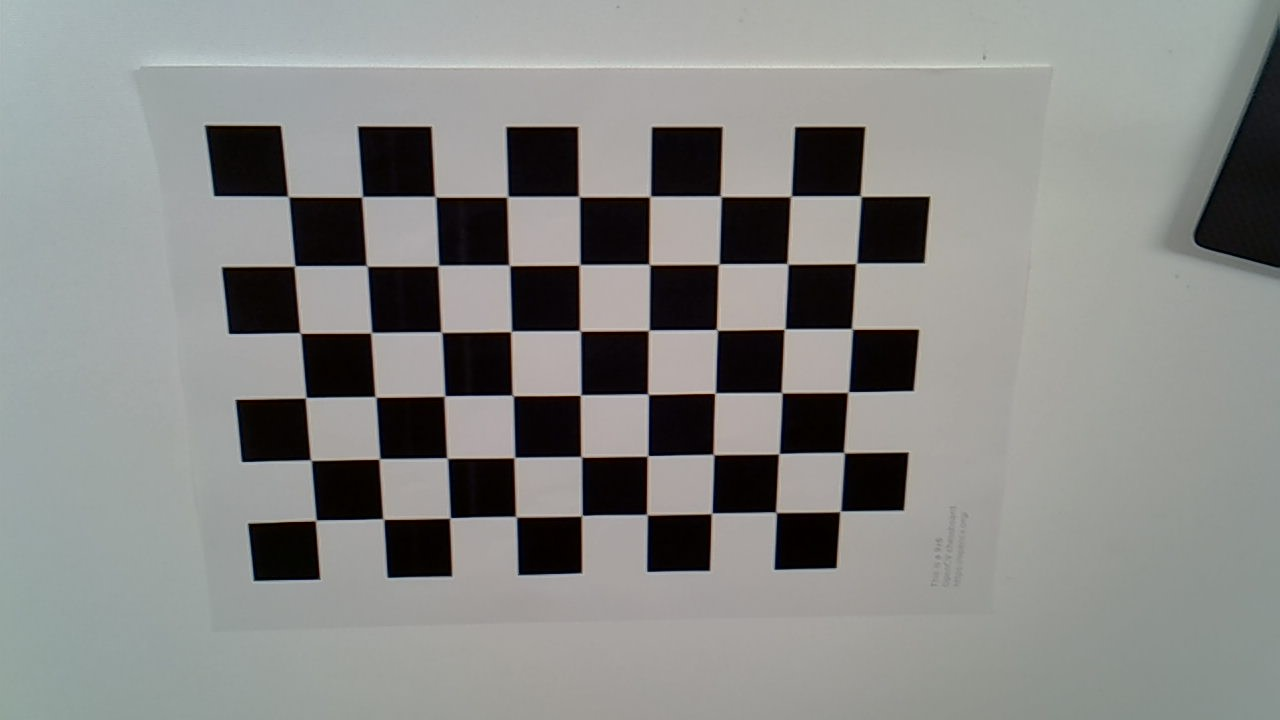
#> input picture chessboard_1.jpg, 1280 x 720 px; its folder holds 5 pictures in this run
$ python calibrate.py
#> lines starting #> are read from the running program, lines starting #| are printed output that depends on the picture; after the words box and inside, x2 and y2 are one past the last pixel; in counts of white or black regions, pixels touching at a corner belong together
import numpy as np
import cv2 as cv
import glob

# All code from: https://docs.opencv.org/4.x/dc/dbb/tutorial_py_calibration.html

# Chessboard Configuration
nRows = 9
nCols = 6

# termination criteria
criteria = (cv.TERM_CRITERIA_EPS + cv.TERM_CRITERIA_MAX_ITER, 30, 0.001)

# prepare object points, like (0,0,0), (1,0,0), (2,0,0) ....,(6,5,0)
objp = np.zeros((nCols*nRows,3), np.float32)
objp[:,:2] = np.mgrid[0:nRows,0:nCols].T.reshape(-1,2)

# Arrays to store object points and image points from all the images.
objpoints = [] # 3d point in real world space
imgpoints = [] # 2d points in image plane.

images = glob.glob('*.jpg')


for fname in images:
    img = cv.imread(fname)
#> img is the input picture: shape (720, 1280, 3); mean B, G, R 134.6, 136.9, 136
    gray = cv.cvtColor(img, cv.COLOR_BGR2GRAY)

    # Find the chess board corners
    ret, corners = cv.findChessboardCorners(gray, (nRows,nCols), None)
#> ret = True; corners = 54 rows, first 8: [289.3, 195.2], [363.5, 197.4], [434.9, 197], [508.5, 197.5], [579.9, 195.3], [650.5, 197.4], [721.6, 195.6], [789.9, 195.5]

    # If found, add object points, image points (after refining them)
    if ret == True:
        objpoints.append(objp)

        corners2 = cv.cornerSubPix(gray,corners, (11,11), (-1,-1), criteria)
#> corners2 = 54 rows, first 8: [288.2, 196.5], [362.1, 196.8], [435.3, 196.7], [507.4, 196.7], [579, 196.5], [650, 196.5], [720.6, 196.3], [790.9, 196.3]
        imgpoints.append(corners2)

        # Draw and display the corners
        cv.drawChessboardCorners(img, (nRows,nCols), corners2, ret)
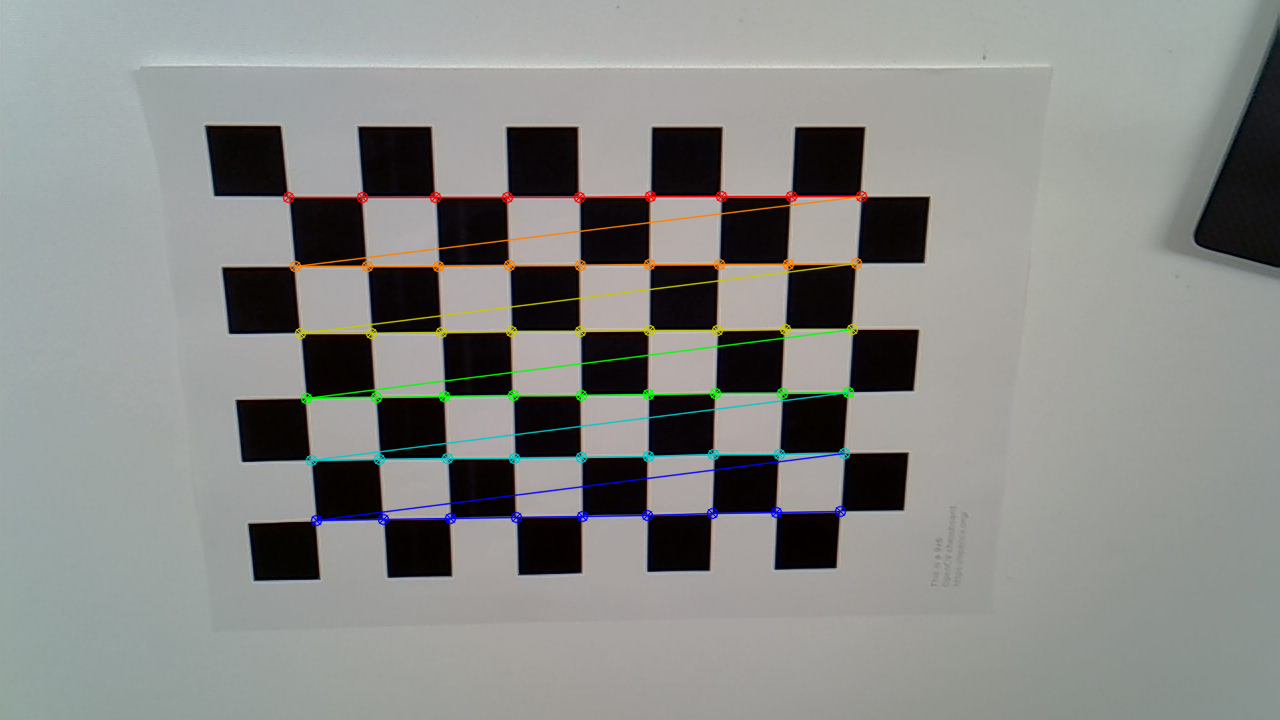
#> img: shape (720, 1280, 3); 2.43% of pixels changed, all inside (x1, y1, x2, y2) = (282, 190, 868, 527)
        cv.imshow('img', img)
        cv.waitKey(500)
#> pass 2 of the loop `for fname in images:`:
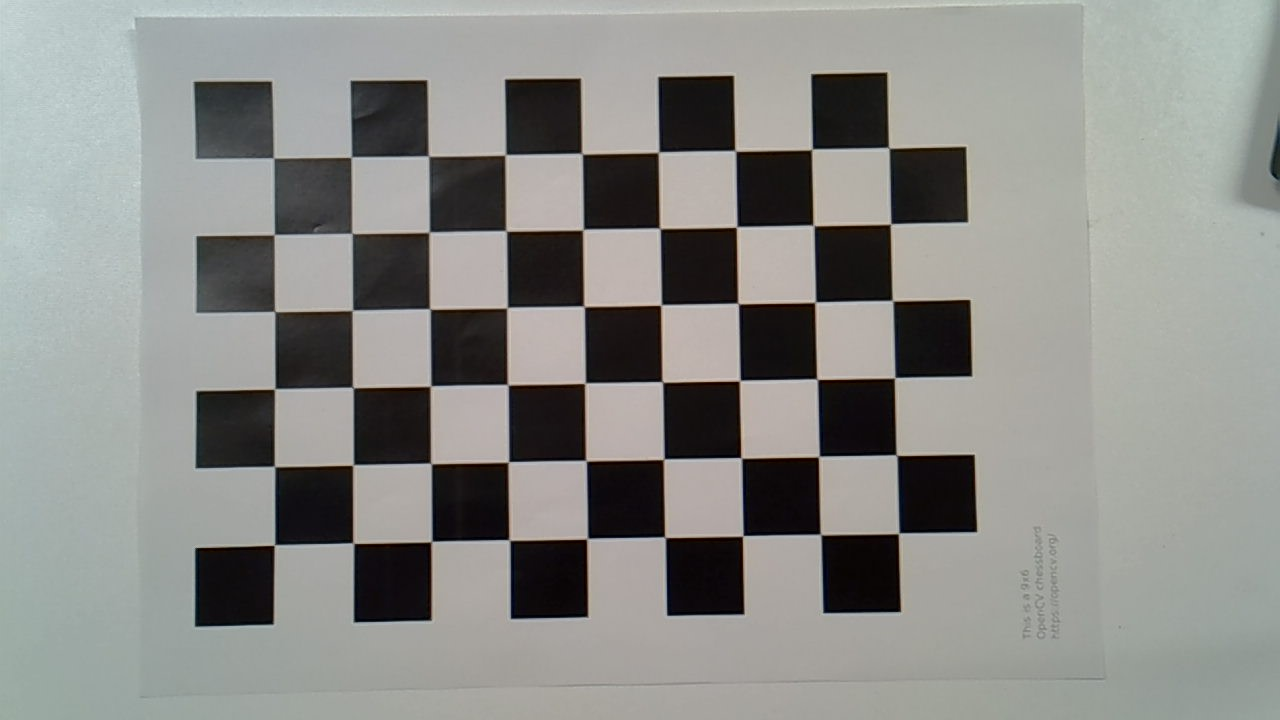
#> input picture chessboard_2.jpg, 1280 x 720 px
#> img is the input picture: shape (720, 1280, 3); mean B, G, R 136.6, 140.1, 139.2
#> corners = 54 rows, first 8: [274.7, 157.2], [350.6, 156.2], [429.8, 155.1], [505.4, 154.8], [582.9, 153], [659.4, 153.4], [734.9, 151], [810.7, 148.7]
#> corners2 = 54 rows, first 8: [273.5, 157.9], [351.3, 157.1], [428.4, 156.1], [505.3, 154.8], [581.9, 153.7], [658.6, 152.2], [735.3, 150.8], [811.9, 149.3]
#> `cv.drawChessboardCorners(img, (nRows,nCols), corners2, ret)`:
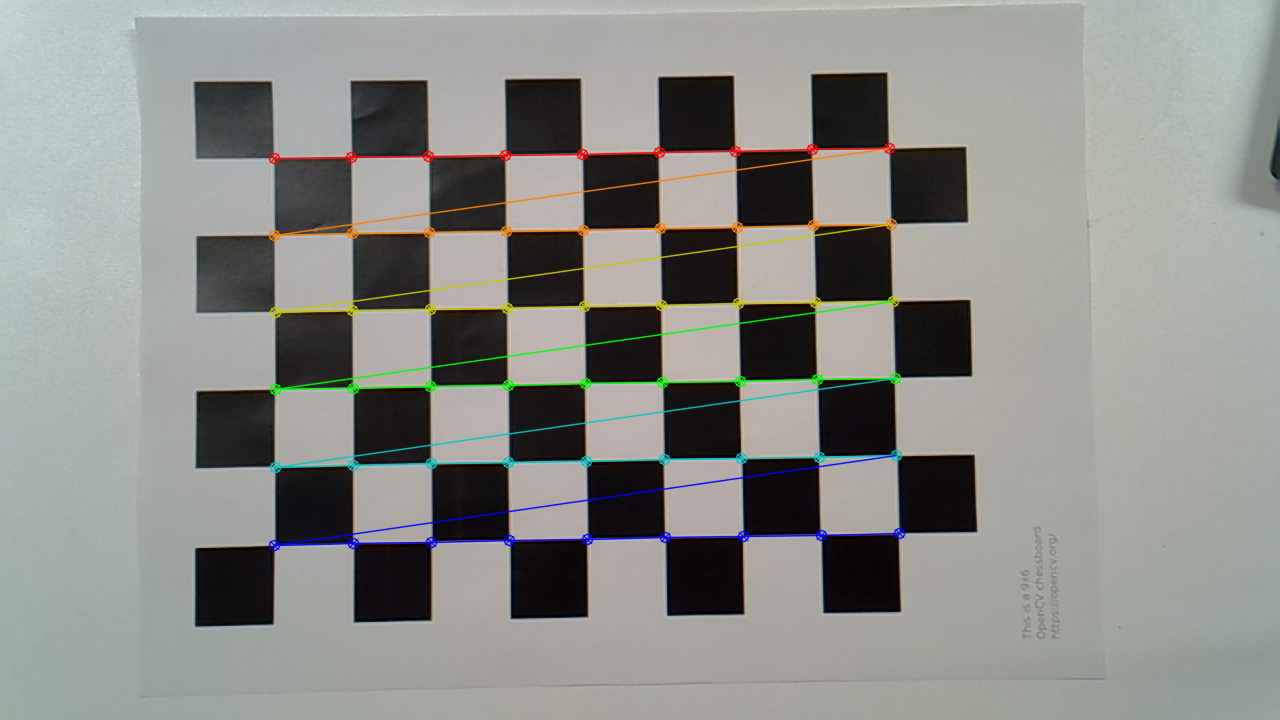
#> img: shape (720, 1280, 3); 2.69% of pixels changed, all inside (x1, y1, x2, y2) = (268, 142, 906, 552)
#> pass 3 of the loop `for fname in images:`:
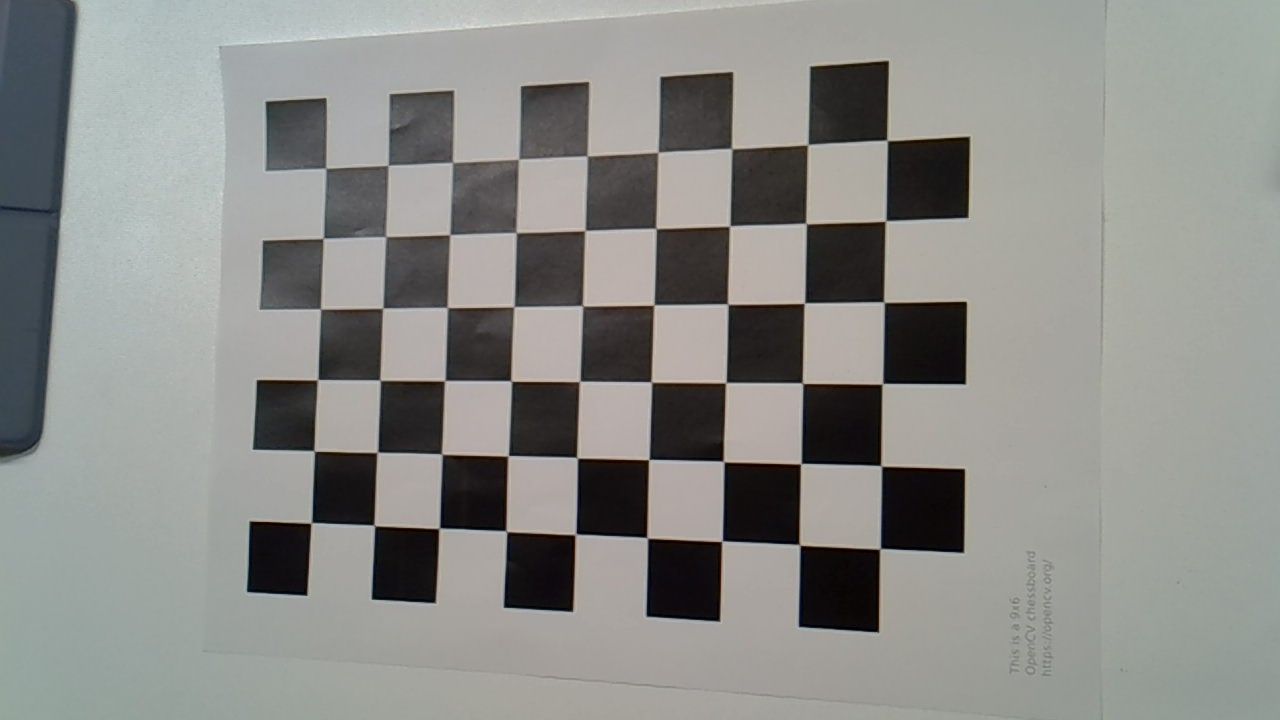
#> input picture chessboard_3.jpg, 1280 x 720 px
#> img is the input picture: shape (720, 1280, 3); mean B, G, R 136.9, 140.3, 139.5
#> corners = 54 rows, first 8: [324.9, 169.7], [387.4, 164.5], [453.6, 161.5], [518.3, 158.7], [586.3, 156.7], [658.5, 153.1], [732.6, 147.7], [805.6, 144.3]
#> corners2 = 54 rows, first 8: [325.7, 168.3], [388, 165.3], [452.4, 162.4], [518.6, 159.1], [587.3, 155.9], [657.9, 152.3], [731.6, 148.5], [807.7, 144.6]
#> `cv.drawChessboardCorners(img, (nRows,nCols), corners2, ret)`:
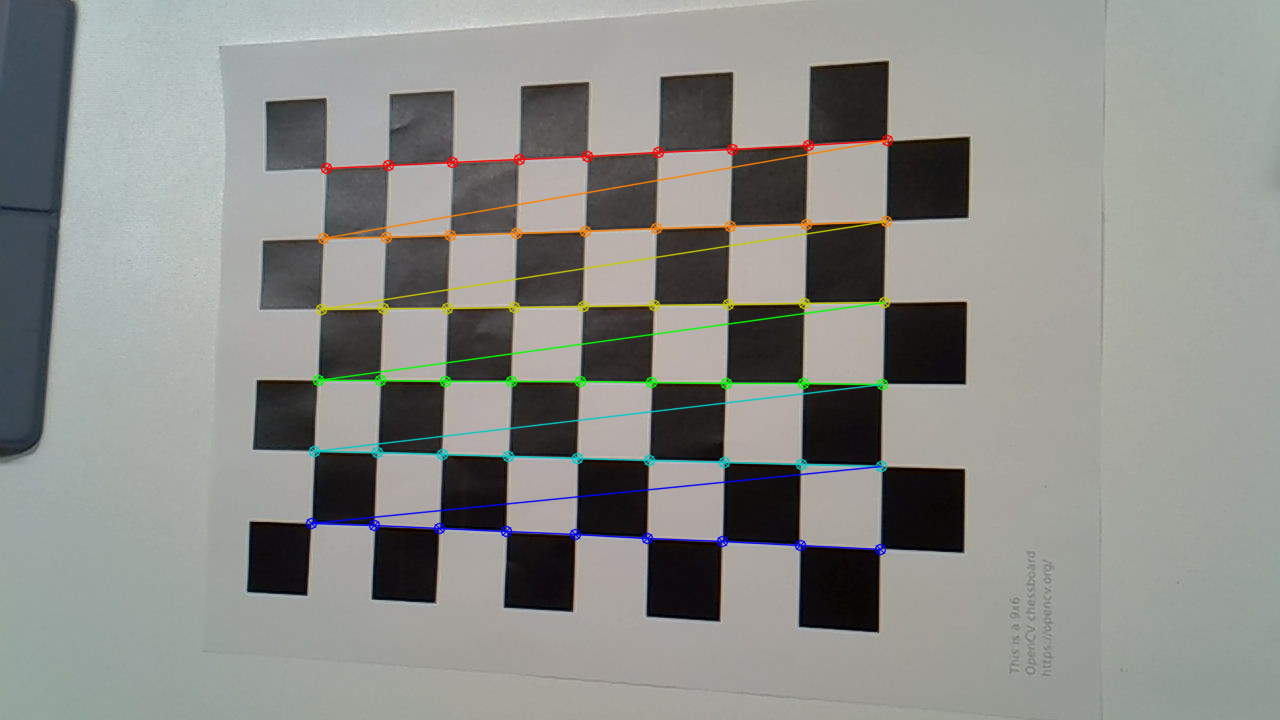
#> img: shape (720, 1280, 3); 2.5% of pixels changed, all inside (x1, y1, x2, y2) = (305, 134, 894, 556)
#> the loop made 5 passes; the first 3 are shown

cv.destroyAllWindows()


ret, mtx, dist, rvecs, tvecs = cv.calibrateCamera(objpoints, imgpoints, gray.shape[::-1], None, None)

img = cv.imread('chessboard_1.jpg')
h,  w = img.shape[:2]
#> h = 720; w = 1280
newcameramtx, roi = cv.getOptimalNewCameraMatrix(mtx, dist, (w,h), 1, (w,h))

# undistort
dst = cv.undistort(img, mtx, dist, None, newcameramtx)
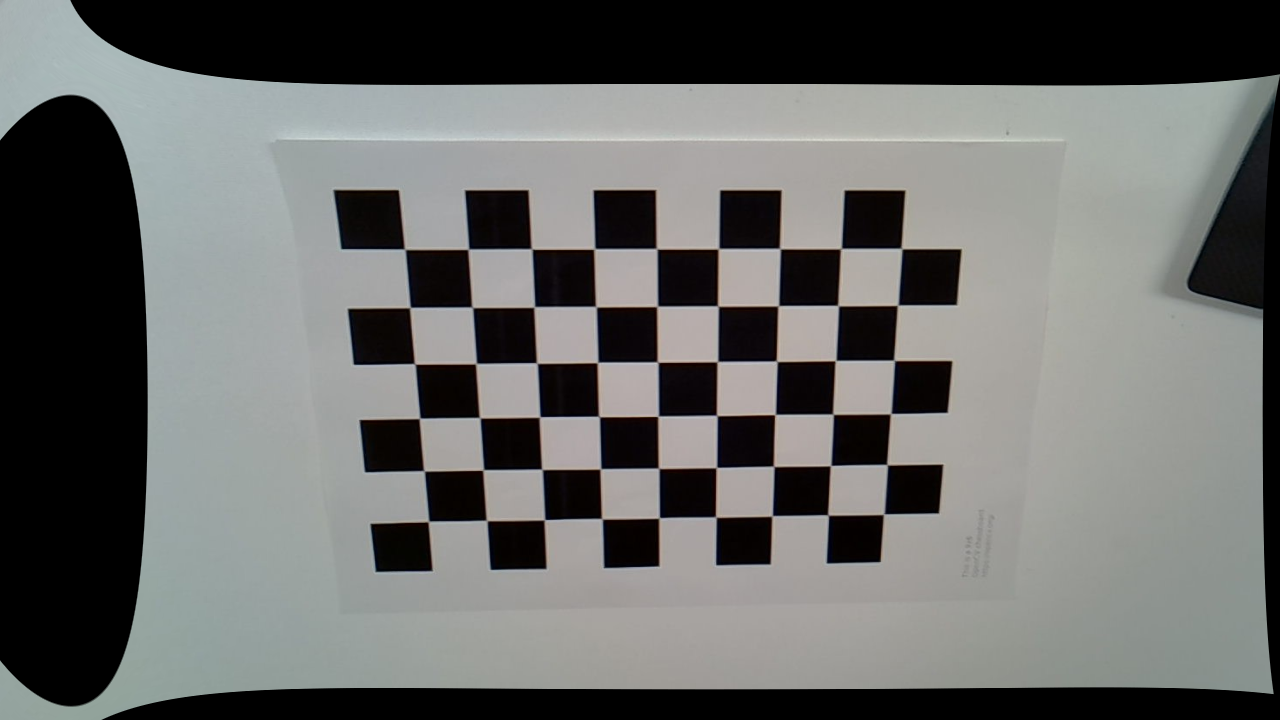
#> dst: shape (720, 1280, 3); mean B, G, R 103.3, 105, 103.9

# crop the image
x, y, w, h = roi
dst = dst[y:y+h, x:x+w]
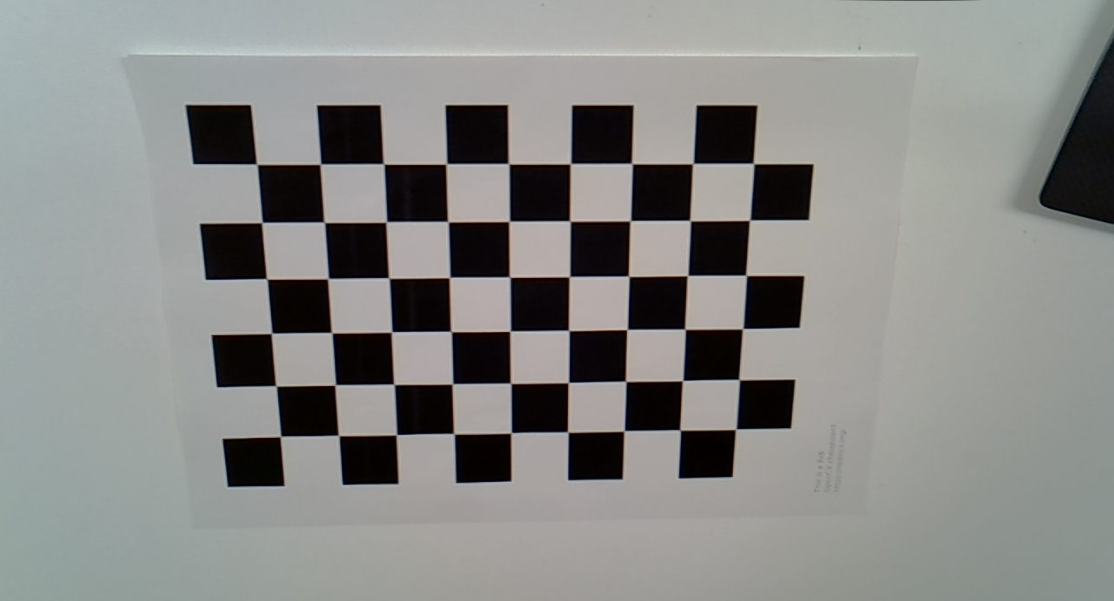
#> dst: shape (601, 1114, 3); mean B, G, R 134.7, 136.9, 136
cv.imwrite('calibresult.png', dst)

mean_error = 0
for i in range(len(objpoints)):
    imgpoints2, _ = cv.projectPoints(objpoints[i], rvecs[i], tvecs[i], mtx, dist)
    error = cv.norm(imgpoints[i], imgpoints2, cv.NORM_L2)/len(imgpoints2)
    mean_error += error

print( "total error: {}".format(mean_error/len(objpoints)) )

# Print the distortion and camera matrix
print(dist)
print(mtx)
